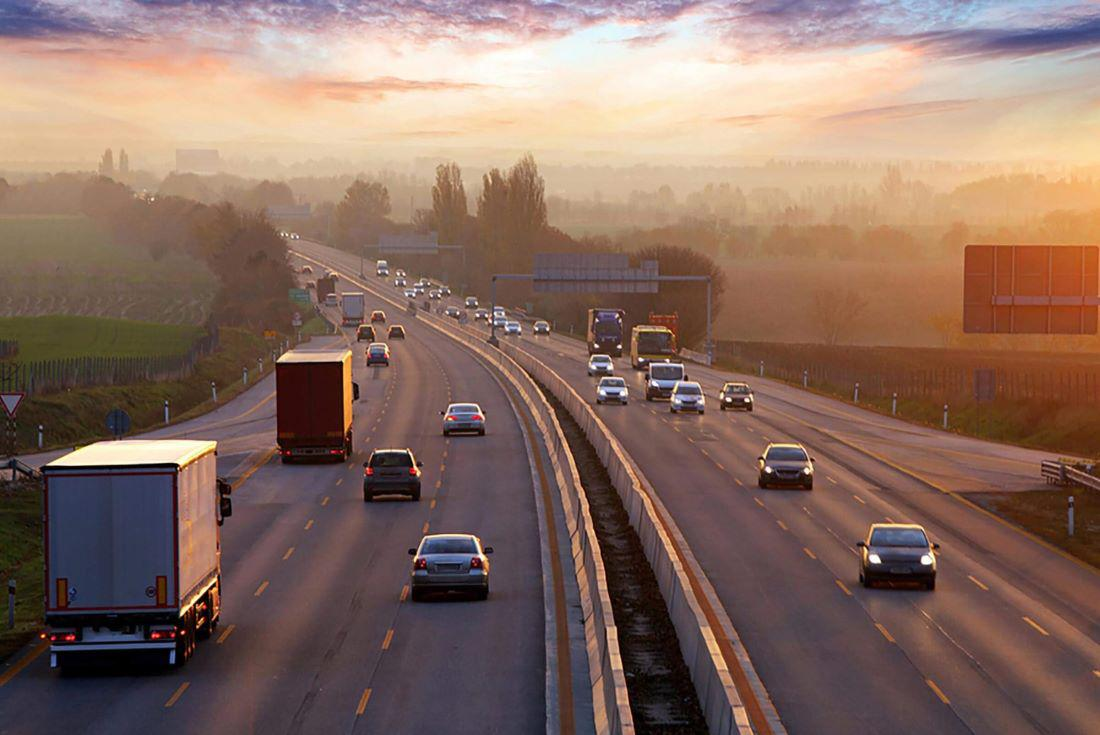
#> input picture getting-started/image.jpg, 1100 x 735 px, found by its file name
$ python getting-started.py
#> lines starting #> are read from the running program, lines starting #| are printed output that depends on the picture
# %%
import os
import cv2
import numpy as np
import matplotlib.pyplot as plt

from zipfile import ZipFile
from urllib.request import urlretrieve

from IPython.display import Image

## READING IMAGES ##

# Syntax: cv2.imread( <filename as string>, <flags that denote colour> )
# Flags: 1 is colour ignoring any transparency, 0 is greyscale, and -1 is unchanged
# Returns: pixel values in 8-bit in a 2D array
img = cv2.imread(r'C:\openCV-bootcamp\getting-started\image.jpg')
#> img is the input picture: shape (735, 1100, 3); mean B, G, R 98.3, 109.4, 136.2
print(img)
#> (printed output is left out)

## IMAGE ATTRIBUTES ##
# Size:
print('Height and Width: ', img.shape[:2])
#| Height and Width:  (735, 1100)
# Data-type:
print('Data type: ', img.dtype)
#| Data type:  uint8

## DISPLAY WITH MATPLOTLIB ##
# OpenCV uses BGR format but Matplotlib expects RGB
img_in_rgb = img[:, :, ::-1]
# Default Colour
plt.imshow(img_in_rgb)
#> (this line was passed over: IPython is not available in this run)


## COLOUR CHANNELS ##
# You can split into the three colour channels then plot / display using Matplotlib
# Split
img_NZ = cv2.imread(r'C:\openCV-bootcamp\getting-started\New_Zealand_Lake.jpg')
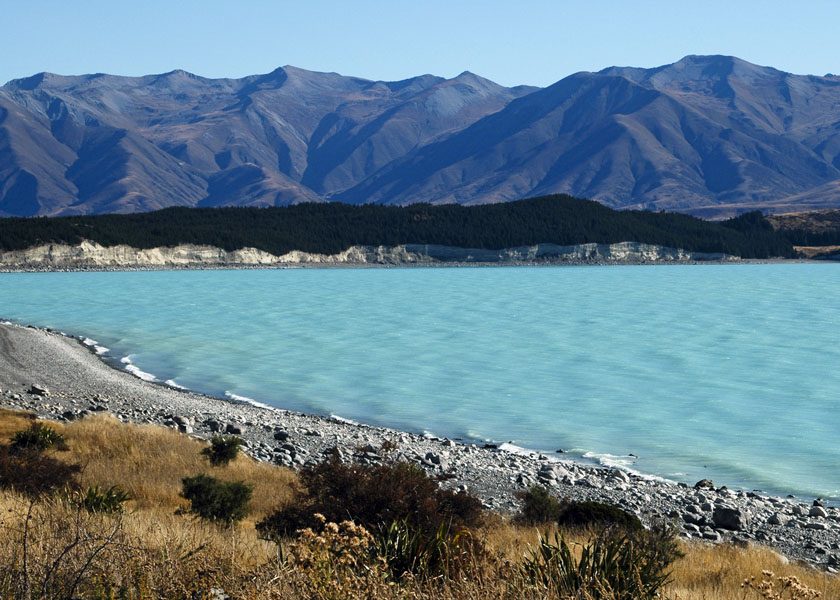
#> input picture getting-started/New_Zealand_Lake.jpg, 840 x 600 px, found by its file name
#> img_NZ is the input picture: shape (600, 840, 3); mean B, G, R 140.2, 126.7, 100.9
b, g, r = cv2.split(img_NZ)
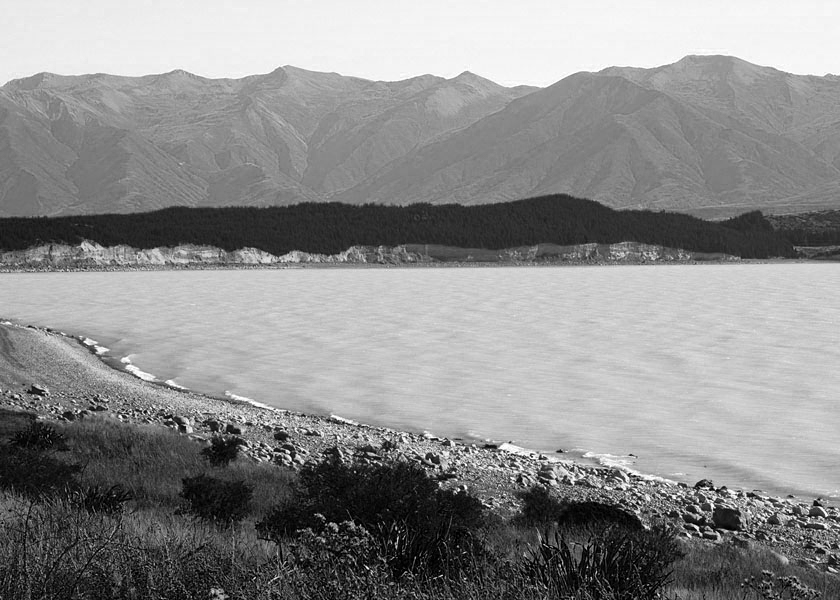
#> b: shape (600, 840); min 0, max 255, mean 140.2
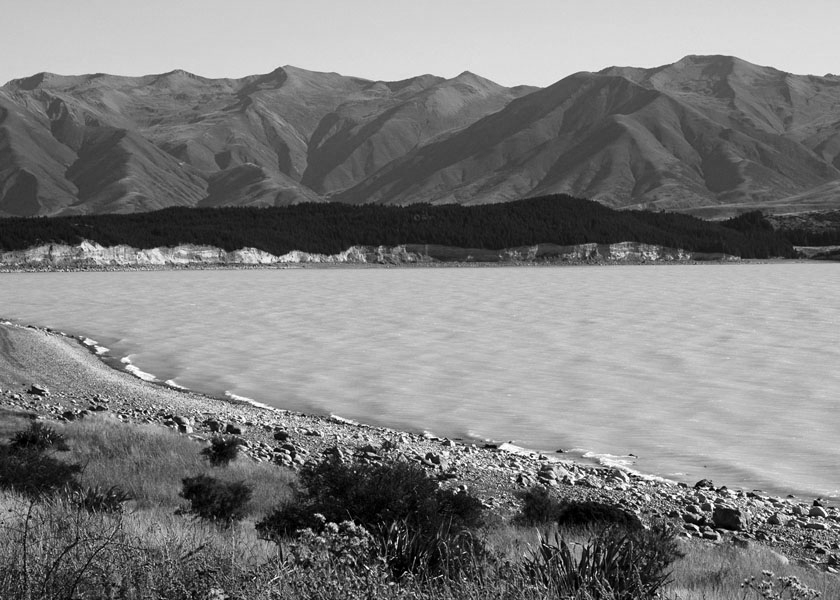
#> g: shape (600, 840); min 0, max 255, mean 126.7
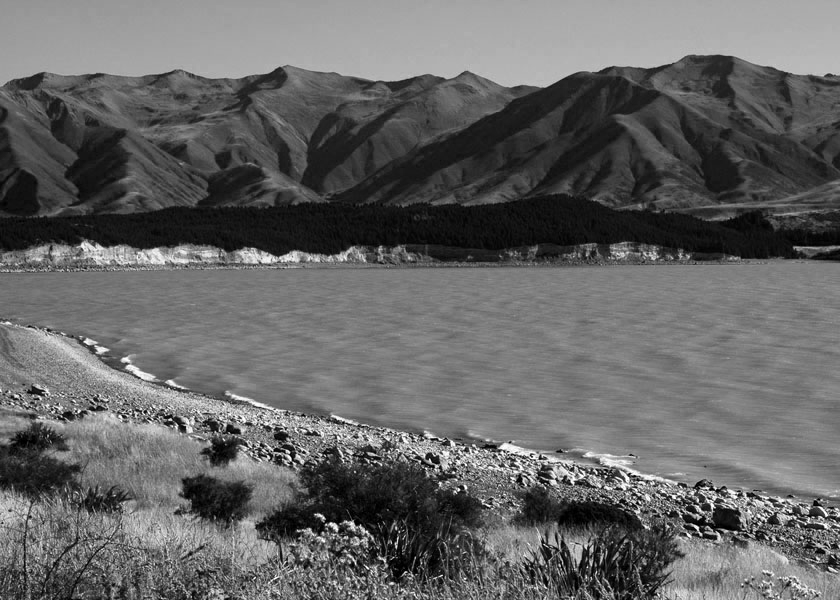
#> r: shape (600, 840); min 0, max 255, mean 100.9

# Create figure that will contain the plotted channels, size in inches
plt.figure(figsize=[40, 8])
#> (this line was passed over: IPython is not available in this run)

# Subplots of Red, Green, and Blue
plt.subplot(141) # 1 row, 4 columns, 1st subplot
#> (this line was passed over: IPython is not available in this run)
plt.imshow(r, cmap='gray') # greyscale, remove cmap for reds in image
#> (this line was passed over: IPython is not available in this run)
plt.title('Red')
#> (this line was passed over: IPython is not available in this run)

plt.subplot(142) # 1 row, 4 columns, 2nd subplot
#> (this line was passed over: IPython is not available in this run)
plt.imshow(g, cmap='gray')
#> (this line was passed over: IPython is not available in this run)
#> (the run stopped early here; a loop or call above may not have finished)
